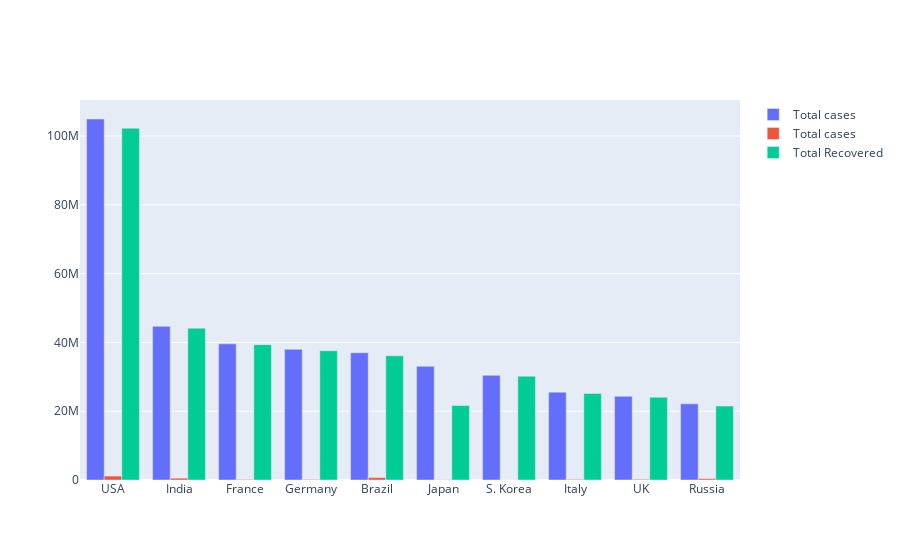

This figure's notebook cell:
### Code cell
import plotly.graph_objects as go

fig = go.Figure(data=[
    
    go.Bar(name='Total cases', x = x, y = y1),
    go.Bar(name='Total cases', x = x, y = y3),
    go.Bar(name='Total Recovered', x = x, y = y2),
    
])
# Change the bar mode
fig.update_layout(barmode='group')
fig.show()

### Figure 1 — Plotly figure (JSON) as saved in the notebook; plotly's stock layout.template omitted (floating-point values rounded to 4 significant figures)
{"data": [{"name": "Total cases", "type": "bar", "x": ["USA", "India", "France", "Germany", "Brazil", "Japan", "S. Korea", "Italy", "UK", "Russia"], "y": [104964592, 44684917, 39586293, 38002611, 36987682, 33076693, 30429571, 25547414, 24341615, 22152402]}, {"name": "Total cases", "type": "bar", "x": ["USA", "India", "France", "Germany", "Brazil", "Japan", "S. Korea", "Italy", "UK", "Russia"], "y": [1142384, 530760, 164712, 167289, 698047, 71579, 33856, 187850, 206246, 395763]}, {"name": "Total Recovered", "type": "bar", "x": ["USA", "India", "France", "Germany", "Brazil", "Japan", "S. Korea", "Italy", "UK", "Russia"], "y": [102282833, 44152258, 39351757, 37585500, 36116408, 21662773, 30163222, 25174036, 24063419, 21495493]}], "layout": {"barmode": "group"}}
